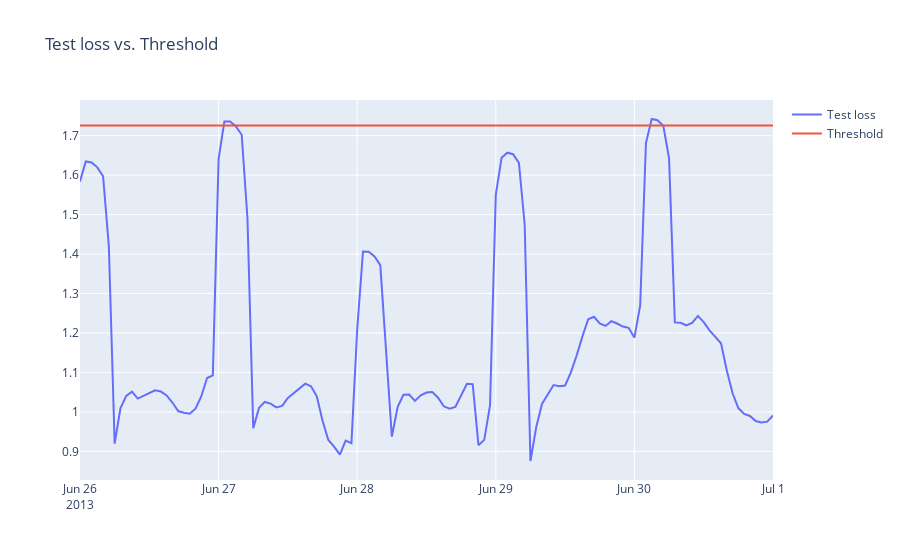

The code cell stored with this chart in its notebook:
### Code cell
# Interactive chart (plotly): Test Loss & Treshold

fig = go.Figure()
fig.add_trace(go.Scatter(x=test_score_df.index, y=test_score_df['loss'], name='Test loss'))
fig.add_trace(go.Scatter(x=test_score_df.index, y=test_score_df['threshold'], name='Threshold'))
fig.update_layout(showlegend=True, title='Test loss vs. Threshold')
fig.show()
